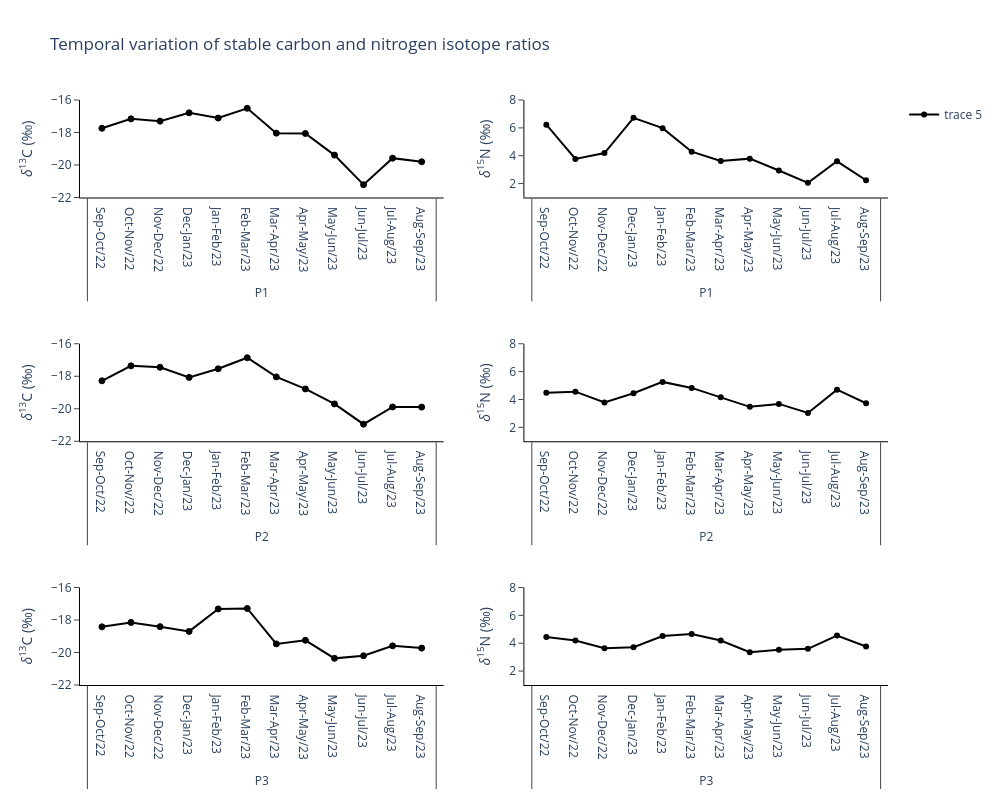

The code cell stored with this chart in its notebook:
### Markdown cell above
<h4 style='text-align: justify; color: black;'><u>Figure 6</u> - Time series of stable carbon and nitrogen isotope ratios in trapped sediments collected from Tamandaré Reef Complex (Northeastern Brazil) betwenn September 2022 and September 2023.</h4>

### Code cell
isotope_ratios(p1, p2, p3)

### Figure 1 — Plotly figure (JSON) as saved in the notebook; plotly's stock layout.template omitted (floating-point values rounded to 4 significant figures)
{"data": [{"line": {"color": "#000000"}, "marker": {"line": {"color": "rgb(0,0,0)", "width": 1}}, "mode": "lines+markers", "showlegend": false, "type": "scatter", "x": [["P1", "P1", "P1", "P1", "P1", "P1", "P1", "P1", "P1", "P1", "P1", "P1"], ["Sep-Oct/22", "Oct-Nov/22", "Nov-Dec/22", "Dec-Jan/23", "Jan-Feb/23", "Feb-Mar/23", "Mar-Apr/23", "Apr-May/23", "May-Jun/23", "Jun-Jul/23", "Jul-Aug/23", "Aug-Sep/23"]], "xaxis": "x", "y": [-17.74, -17.16, -17.3, -16.79, -17.11, -16.51, -18.04, -18.06, -19.39, -21.21, -19.58, -19.8], "yaxis": "y"}, {"line": {"color": "#000000"}, "marker": {"line": {"color": "rgb(0,0,0)", "width": 1}}, "mode": "lines+markers", "showlegend": false, "type": "scatter", "x": [["P2", "P2", "P2", "P2", "P2", "P2", "P2", "P2", "P2", "P2", "P2", "P2"], ["Sep-Oct/22", "Oct-Nov/22", "Nov-Dec/22", "Dec-Jan/23", "Jan-Feb/23", "Feb-Mar/23", "Mar-Apr/23", "Apr-May/23", "May-Jun/23", "Jun-Jul/23", "Jul-Aug/23", "Aug-Sep/23"]], "xaxis": "x3", "y": [-18.28, -17.36, -17.45, -18.07, -17.54, -16.86, -18.04, -18.78, -19.7, -20.95, -19.89, -19.9], "yaxis": "y3"}, {"line": {"color": "#000000"}, "marker": {"line": {"color": "rgb(0,0,0)", "width": 1}}, "mode": "lines+markers", "showlegend": false, "type": "scatter", "x": [["P3", "P3", "P3", "P3", "P3", "P3", "P3", "P3", "P3", "P3", "P3", "P3"], ["Sep-Oct/22", "Oct-Nov/22", "Nov-Dec/22", "Dec-Jan/23", "Jan-Feb/23", "Feb-Mar/23", "Mar-Apr/23", "Apr-May/23", "May-Jun/23", "Jun-Jul/23", "Jul-Aug/23", "Aug-Sep/23"]], "xaxis": "x5", "y": [-18.42, -18.15, -18.41, -18.7, -17.32, -17.29, -19.47, -19.25, -20.36, -20.2, -19.59, -19.73], "yaxis": "y5"}, {"line": {"color": "#000000"}, "mode": "lines+markers", "showlegend": false, "type": "scatter", "x": [["P1", "P1", "P1", "P1", "P1", "P1", "P1", "P1", "P1", "P1", "P1", "P1"], ["Sep-Oct/22", "Oct-Nov/22", "Nov-Dec/22", "Dec-Jan/23", "Jan-Feb/23", "Feb-Mar/23", "Mar-Apr/23", "Apr-May/23", "May-Jun/23", "Jun-Jul/23", "Jul-Aug/23", "Aug-Sep/23"]], "xaxis": "x2", "y": [6.23, 3.77, 4.19, 6.72, 5.98, 4.29, 3.62, 3.79, 2.94, 2.05, 3.6, 2.24], "yaxis": "y2"}, {"line": {"color": "#000000"}, "mode": "lines+markers", "showlegend": false, "type": "scatter", "x": [["P2", "P2", "P2", "P2", "P2", "P2", "P2", "P2", "P2", "P2", "P2", "P2"], ["Sep-Oct/22", "Oct-Nov/22", "Nov-Dec/22", "Dec-Jan/23", "Jan-Feb/23", "Feb-Mar/23", "Mar-Apr/23", "Apr-May/23", "May-Jun/23", "Jun-Jul/23", "Jul-Aug/23", "Aug-Sep/23"]], "xaxis": "x4", "y": [4.49, 4.56, 3.79, 4.45, 5.26, 4.83, 4.15, 3.47, 3.68, 3.03, 4.7, 3.73], "yaxis": "y4"}, {"line": {"color": "#000000"}, "mode": "lines+markers", "showlegend": true, "type": "scatter", "x": [["P3", "P3", "P3", "P3", "P3", "P3", "P3", "P3", "P3", "P3", "P3", "P3"], ["Sep-Oct/22", "Oct-Nov/22", "Nov-Dec/22", "Dec-Jan/23", "Jan-Feb/23", "Feb-Mar/23", "Mar-Apr/23", "Apr-May/23", "May-Jun/23", "Jun-Jul/23", "Jul-Aug/23", "Aug-Sep/23"]], "xaxis": "x6", "y": [4.44, 4.2, 3.64, 3.71, 4.52, 4.66, 4.19, 3.35, 3.53, 3.6, 4.55, 3.76], "yaxis": "y6"}], "layout": {"height": 800, "plot_bgcolor": "white", "title": {"text": "Temporal variation of stable carbon and nitrogen isotope ratios"}, "width": 1000, "xaxis": {"anchor": "y", "domain": [0, 0.45], "linecolor": "black"}, "xaxis2": {"anchor": "y2", "domain": [0.55, 1], "linecolor": "black"}, "xaxis3": {"anchor": "y3", "domain": [0, 0.45], "linecolor": "black"}, "xaxis4": {"anchor": "y4", "domain": [0.55, 1], "linecolor": "black"}, "xaxis5": {"anchor": "y5", "domain": [0, 0.45], "linecolor": "black"}, "xaxis6": {"anchor": "y6", "domain": [0.55, 1], "linecolor": "black"}, "yaxis": {"anchor": "x", "domain": [0.8333, 1.0], "linecolor": "black", "range": [-22, -16], "ticks": "outside", "title": {"text": "<i>δ</i><sup>13</sup>C (‰)"}}, "yaxis2": {"anchor": "x2", "domain": [0.8333, 1.0], "linecolor": "black", "range": [1, 8], "ticks": "outside", "title": {"text": "<i>δ</i><sup>15</sup>N (‰)"}}, "yaxis3": {"anchor": "x3", "domain": [0.4167, 0.5833], "linecolor": "black", "range": [-22, -16], "ticks": "outside", "title": {"text": "<i>δ</i><sup>13</sup>C (‰)"}}, "yaxis4": {"anchor": "x4", "domain": [0.4167, 0.5833], "linecolor": "black", "range": [1, 8], "ticks": "outside", "title": {"text": "<i>δ</i><sup>15</sup>N (‰)"}}, "yaxis5": {"anchor": "x5", "domain": [0, 0.1667], "linecolor": "black", "range": [-22, -16], "ticks": "outside", "title": {"text": "<i>δ</i><sup>13</sup>C (‰)"}}, "yaxis6": {"anchor": "x6", "domain": [0, 0.1667], "linecolor": "black", "range": [1, 8], "ticks": "outside", "title": {"text": "<i>δ</i><sup>15</sup>N (‰)"}}}}
